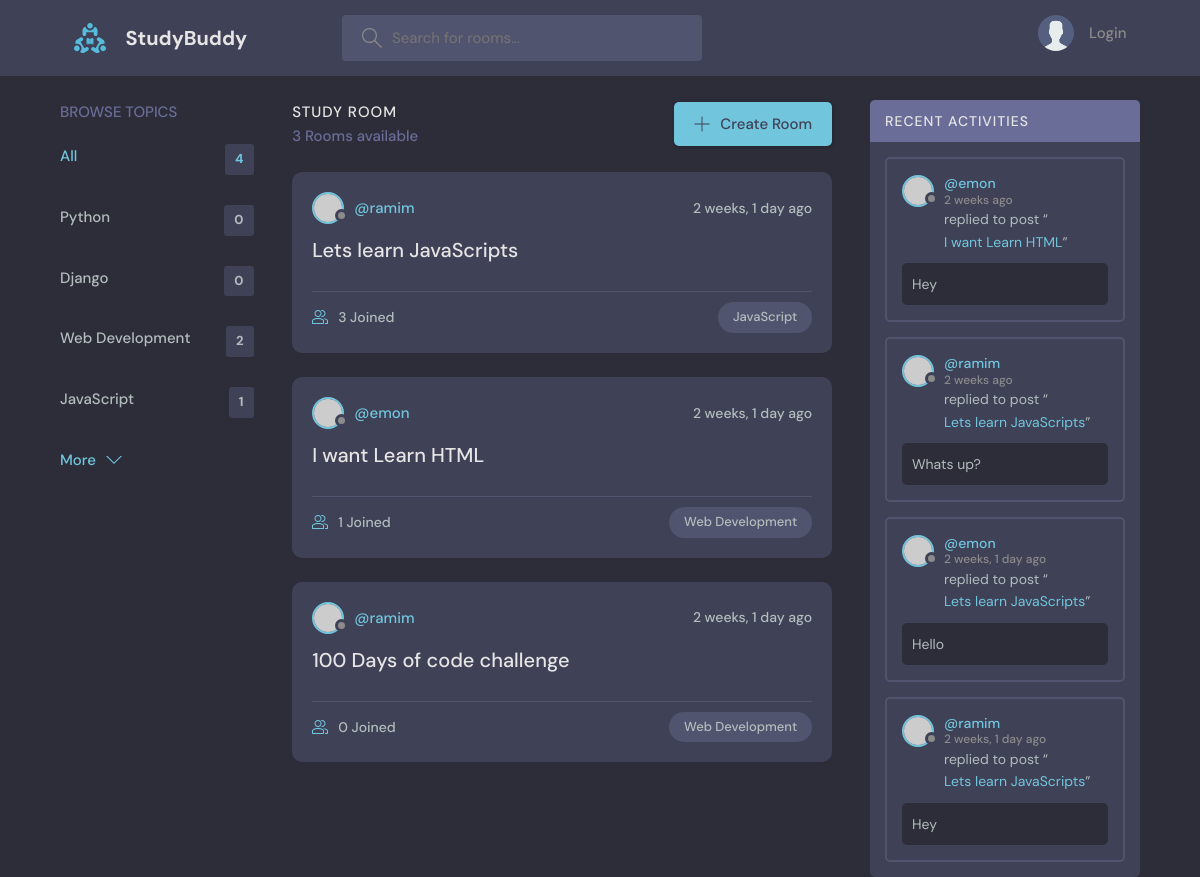
The app's page /, older data.
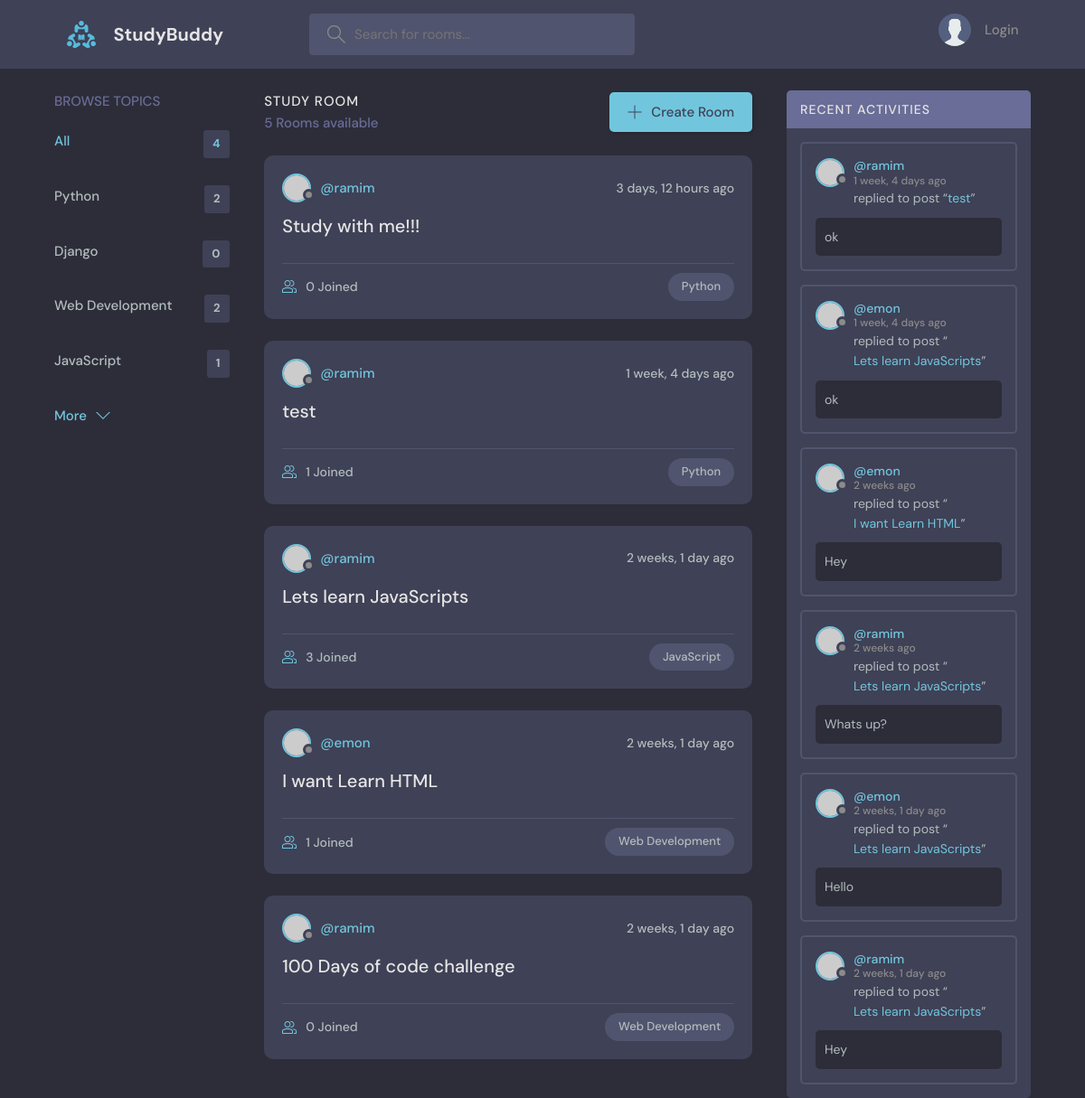
The same page, newer data.
### base/models.py (models this page shows, shortened)
class Topic(models.Model):
  name = models.CharField(max_length=200)

class Room(models.Model):
  host = models.ForeignKey(User, on_delete=models.SET_NULL, null=True)
  topic = models.ForeignKey(Topic, on_delete=models.SET_NULL, null=True)#if the topic parent class is deleted the room child model is not deleted null = True allowed in the database
  name = models.CharField(max_length=200)
  description = models.TextField(null=True, blank=True) #it can be blank by null=True, blank=True means the submitted form can also be true
  participants = models.ManyToManyField(User, related_name='participants', blank=True)
  updated = models.DateTimeField(auto_now=True) #takes the time when every time the save method is called
  created = models.DateTimeField(auto_now_add=True) #only take the time when we first save or create this instance(initial time)
  class Meta:
    ordering = ['-updated', '-created']
  def __str__(self):
    return self.name #it will return the name of the class in the admin panel

class Message(models.Model):
    user = models.ForeignKey(User, on_delete=models.CASCADE) #the User model is defined in default
    room = models.ForeignKey(Room, on_delete=models.CASCADE)#(parent name(Room) many to one relationship, value when the parent model(Room) is deleted the child model(Message) is also deleted)
    body = models.TextField()
    update = models.DateTimeField(auto_now=True)
    created = models.DateTimeField(auto_now_add=True)
    class Meta:
        ordering = ['-created']

### base/views.py (the view)
# urls.py: path('', views.home, name="home"),
def home(request):
  q = request.GET.get('q') if request.GET.get('q') != None else ''
  rooms = Room.objects.filter(
    Q(topic__name__icontains=q) |
    Q(name__icontains=q) |
    Q(description__icontains=q)
  )
  topics = Topic.objects.all()[0:5]
  room_count=rooms.count()
  room_messages = Message.objects.filter(Q(room__topic__name__icontains=q))
  context = {'rooms':rooms, 'topics':topics, 'room_count':room_count, 'room_messages':room_messages}
  return render(request, 'base/home.html', context)

### base/templates/base/home.html (shortened to what this page needs)
{% extends 'main.html' %}
{% block content %}
    <main class="layout layout--3">
      <div class="container">
        <div>{% include 'base/topics_component.html' %}</div>
        <div class="roomList">
          <div class="roomList__header">
            <div>
              <h2>Study Room</h2>
              <p>{{ room_count }} Rooms available</p>
            </div>
            <a class="btn btn--main" href="{% url 'create-room' %}">
              <svg version="1.1" xmlns="http://www.w3.org/2000/svg" width="32" height="32" viewBox="0 0 32 32">
                <title>add</title>
                <path
                  d="M16.943 0.943h-1.885v14.115h-14.115v1.885h14.115v14.115h1.885v-14.115h14.115v-1.885h-14.115v-14.115z"
                ></path>
              </svg>
              Create Room
            </a>
          </div>
          {% include 'base/feed_component.html' %}
        </div>
         {% include 'base/activity_component.html' %}
      </div>
    </main>
    {% endblock %}

### base/templates/base/topics_component.html
<div class="topics">
  <div class="topics__header">
    <h2>Browse Topics</h2>
  </div>
  <ul class="topics__list">
    <li>
      <a href="{% url 'home' %}" class="active" >All <span>{{topics.count}}</span></a>
    </li>
    {% for topic in topics %}
    <li>
      <a href="{% url 'home' %}?q={{topic.name}}">{{topic.name}} <span>{{topic.room_set.all.count}}</span></a>
    </li>
    {% endfor %}
  </ul>
  <a class="btn btn--link" href="{% url 'topics' %}">
    More
    <svg version="1.1" xmlns="http://www.w3.org/2000/svg" width="32" height="32" viewBox="0 0 32 32">
      <title>chevron-down</title>
      <path d="M16 21l-13-13h-3l16 16 16-16h-3l-13 13z"></path>
    </svg>
  </a>
</div>

### base/templates/base/feed_component.html (shortened to what this page needs)
{% for room in rooms %}
<div class="roomListRoom">
  <div class="roomListRoom__header">
    <a href="{% url 'user-profile' room.host.id %}" class="roomListRoom__author">
      <div class="avatar avatar--small">
        <img src="https://randomuser.me/api/portraits/women/11.jpg" />
      </div>
      <span>@{{room.host.username}}</span>
    </a>
    <div class="roomListRoom__actions">
      <span>{{room.created|timesince}} ago</span>
    </div>
  </div>
  <div class="roomListRoom__content">
    <a href="{% url 'room' room.id %}">{{room.name}}</a>
  </div>
  <div class="roomListRoom__meta">
    <a href="{% url 'room' room.id %}" class="roomListRoom__joined">
      {{room.participants.all.count}} Joined
    </a>
    <p class="roomListRoom__topic">{{room.topic.name}}</p>
  </div>
</div>
{% endfor %}

### base/templates/base/activity_component.html (shortened to what this page needs)
<div class="activities">
  <div class="activities__header">
    <h2>Recent Activities</h2>
  </div>
  {% for message in room_messages %}
  <div class="activities__box">
    <div class="activities__boxHeader roomListRoom__header">
      <a href="{% url 'user-profile' message.user.id %}" class="roomListRoom__author">
        <div class="avatar avatar--small">
          <img src="https://randomuser.me/api/portraits/women/11.jpg" />
        </div>
        <p>
          @{{message.user}}
          <span>{{message.created|timesince}} ago</span>
        </p>
      </a>
    </div>
    <div class="activities__boxContent">
      <p>replied to post “<a href="{% url 'room' message.room.id %}">{{message.room}}</a>”</p>
      <div class="activities__boxRoomContent">
      {{message.body}}
      </div>
    </div>
  </div>
  {% endfor %}
</div>

Row changes from the older to the newer data that the page shows:
computed for Topic "Python": room_set.all.count "0" → "2"
added Room: host.username "ramim", created "3 days, 12 hours", name "Study with me!!!", participants.all.count "0", topic.name "Python"
added Room: host.username "ramim", created "1 week, 4 days", name "test", participants.all.count "1", topic.name "Python"
added Message: user "ramim", created "1 week, 4 days", room "test", body "ok"
added Message: user "emon", created "1 week, 4 days", room "Lets learn JavaScripts", body "ok"
Text that changed along with them:
{{ room_count }}: "3" → "5"
